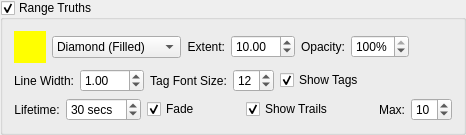
        <widget class="QGroupBox" name="rangeTruthsVisible_" >
         <property name="title" >
          <string>Range Truths</string>
         </property>
         <property name="checkable" >
          <bool>true</bool>
         </property>
         <property name="checked" >
          <bool>true</bool>
         </property>
         <layout class="QVBoxLayout" >
          <item>
           <layout class="QHBoxLayout" >
            <item>
             <widget class="SideCar::GUI::ColorButtonWidget" name="rangeTruthsColor_" >
              <property name="sizePolicy" >
               <sizepolicy vsizetype="Fixed" hsizetype="Fixed" >
                <horstretch>0</horstretch>
                <verstretch>0</verstretch>
               </sizepolicy>
              </property>
              <property name="minimumSize" >
               <size>
                <width>32</width>
                <height>32</height>
               </size>
              </property>
              <property name="maximumSize" >
               <size>
                <width>32</width>
                <height>32</height>
               </size>
              </property>
              <property name="palette" >
               <palette>
                <active>
                 <colorrole role="WindowText" >
                  <brush brushstyle="SolidPattern" >
                   <color alpha="255" >
                    <red>0</red>
                    <green>0</green>
                    <blue>0</blue>
                   </color>
                  </brush>
                 </colorrole>
                 <colorrole role="Button" >
                  <brush brushstyle="SolidPattern" >
                   <color alpha="255" >
                    <red>255</red>
                    <green>255</green>
                    <blue>0</blue>
                   </color>
                  </brush>
                 </colorrole>
                 <colorrole role="Light" >
                  <brush brushstyle="SolidPattern" >
                   <color alpha="255" >
                    <red>255</red>
                    <green>255</green>
                    <blue>127</blue>
                   </color>
                  </brush>
                 </colorrole>
                 <colorrole role="Midlight" >
                  <brush brushstyle="SolidPattern" >
                   <color alpha="255" >
                    <red>255</red>
                    <green>255</green>
                    <blue>63</blue>
                   </color>
                  </brush>
                 </colorrole>
                 <colorrole role="Dark" >
                  <brush brushstyle="SolidPattern" >
                   <color alpha="255" >
                    <red>127</red>
                    <green>127</green>
                    <blue>0</blue>
                   </color>
                  </brush>
                 </colorrole>
                 <colorrole role="Mid" >
                  <brush brushstyle="SolidPattern" >
                   <color alpha="255" >
                    <red>170</red>
                    <green>170</green>
                    <blue>0</blue>
                   </color>
                  </brush>
                 </colorrole>
                 <colorrole role="Text" >
                  <brush brushstyle="SolidPattern" >
                   <color alpha="255" >
                    <red>0</red>
                    <green>0</green>
                    <blue>0</blue>
                   </color>
                  </brush>
                 </colorrole>
                 <colorrole role="BrightText" >
                  <brush brushstyle="SolidPattern" >
                   <color alpha="255" >
                    <red>255</red>
                    <green>255</green>
                    <blue>255</blue>
                   </color>
                  </brush>
                 </colorrole>
                 <colorrole role="ButtonText" >
                  <brush brushstyle="SolidPattern" >
                   <color alpha="255" >
                    <red>0</red>
                    <green>0</green>
                    <blue>0</blue>
                   </color>
                  </brush>
                 </colorrole>
                 <colorrole role="Base" >
                  <brush brushstyle="SolidPattern" >
                   <color alpha="255" >
                    <red>255</red>
                    <green>255</green>
                    <blue>255</blue>
                   </color>
                  </brush>
                 </colorrole>
                 <colorrole role="Window" >
                  <brush brushstyle="SolidPattern" >
                   <color alpha="255" >
                    <red>255</red>
                    <green>255</green>
                    <blue>0</blue>
                   </color>
                  </brush>
                 </colorrole>
                 <colorrole role="Shadow" >
                  <brush brushstyle="SolidPattern" >
                   <color alpha="255" >
                    <red>0</red>
                    <green>0</green>
                    <blue>0</blue>
                   </color>
                  </brush>
                 </colorrole>
                 <colorrole role="AlternateBase" >
                  <brush brushstyle="SolidPattern" >
                   <color alpha="255" >
                    <red>255</red>
                    <green>255</green>
                    <blue>127</blue>
                   </color>
                  </brush>
                 </colorrole>
                </active>
                <inactive>
                 <colorrole role="WindowText" >
                  <brush brushstyle="SolidPattern" >
                   <color alpha="255" >
                    <red>0</red>
                    <green>0</green>
                    <blue>0</blue>
                   </color>
                  </brush>
                 </colorrole>
                 <colorrole role="Button" >
                  <brush brushstyle="SolidPattern" >
                   <color alpha="255" >
                    <red>255</red>
                    <green>255</green>
                    <blue>0</blue>
                   </color>
                  </brush>
                 </colorrole>
                 <colorrole role="Light" >
                  <brush brushstyle="SolidPattern" >
                   <color alpha="255" >
                    <red>255</red>
                    <green>255</green>
                    <blue>127</blue>
                   </color>
                  </brush>
                 </colorrole>
                 <colorrole role="Midlight" >
                  <brush brushstyle="SolidPattern" >
                   <color alpha="255" >
                    <red>255</red>
                    <green>255</green>
                    <blue>63</blue>
                   </color>
                  </brush>
                 </colorrole>
                 <colorrole role="Dark" >
                  <brush brushstyle="SolidPattern" >
                   <color alpha="255" >
                    <red>127</red>
                    <green>127</green>
                    <blue>0</blue>
                   </color>
                  </brush>
                 </colorrole>
                 <colorrole role="Mid" >
                  <brush brushstyle="SolidPattern" >
                   <color alpha="255" >
                    <red>170</red>
                    <green>170</green>
                    <blue>0</blue>
                   </color>
                  </brush>
                 </colorrole>
                 <colorrole role="Text" >
                  <brush brushstyle="SolidPattern" >
                   <color alpha="255" >
                    <red>0</red>
                    <green>0</green>
                    <blue>0</blue>
                   </color>
                  </brush>
                 </colorrole>
                 <colorrole role="BrightText" >
                  <brush brushstyle="SolidPattern" >
                   <color alpha="255" >
                    <red>255</red>
                    <green>255</green>
                    <blue>255</blue>
                   </color>
                  </brush>
                 </colorrole>
                 <colorrole role="ButtonText" >
                  <brush brushstyle="SolidPattern" >
                   <color alpha="255" >
                    <red>0</red>
                    <green>0</green>
                    <blue>0</blue>
                   </color>
                  </brush>
                 </colorrole>
                 <colorrole role="Base" >
                  <brush brushstyle="SolidPattern" >
                   <color alpha="255" >
                    <red>255</red>
                    <green>255</green>
                    <blue>255</blue>
                   </color>
                  </brush>
                 </colorrole>
                 <colorrole role="Window" >
                  <brush brushstyle="SolidPattern" >
                   <color alpha="255" >
                    <red>255</red>
                    <green>255</green>
                    <blue>0</blue>
                   </color>
                  </brush>
                 </colorrole>
                 <colorrole role="Shadow" >
                  <brush brushstyle="SolidPattern" >
                   <color alpha="255" >
                    <red>0</red>
                    <green>0</green>
                    <blue>0</blue>
                   </color>
                  </brush>
                 </colorrole>
                 <colorrole role="AlternateBase" >
                  <brush brushstyle="SolidPattern" >
                   <color alpha="255" >
                    <red>255</red>
                    <green>255</green>
                    <blue>127</blue>
                   </color>
                  </brush>
                 </colorrole>
                </inactive>
                <disabled>
                 <colorrole role="WindowText" >
                  <brush brushstyle="SolidPattern" >
                   <color alpha="255" >
                    <red>127</red>
                    <green>127</green>
                    <blue>0</blue>
                   </color>
                  </brush>
                 </colorrole>
                 <colorrole role="Button" >
                  <brush brushstyle="SolidPattern" >
                   <color alpha="255" >
                    <red>255</red>
                    <green>255</green>
                    <blue>0</blue>
                   </color>
                  </brush>
                 </colorrole>
                 <colorrole role="Light" >
                  <brush brushstyle="SolidPattern" >
                   <color alpha="255" >
                    <red>255</red>
                    <green>255</green>
                    <blue>127</blue>
                   </color>
                  </brush>
                 </colorrole>
                 <colorrole role="Midlight" >
                  <brush brushstyle="SolidPattern" >
                   <color alpha="255" >
                    <red>255</red>
                    <green>255</green>
                    <blue>63</blue>
                   </color>
                  </brush>
                 </colorrole>
                 <colorrole role="Dark" >
                  <brush brushstyle="SolidPattern" >
                   <color alpha="255" >
                    <red>127</red>
                    <green>127</green>
                    <blue>0</blue>
                   </color>
                  </brush>
                 </colorrole>
                 <colorrole role="Mid" >
                  <brush brushstyle="SolidPattern" >
                   <color alpha="255" >
                    <red>170</red>
                    <green>170</green>
                    <blue>0</blue>
                   </color>
                  </brush>
                 </colorrole>
                 <colorrole role="Text" >
                  <brush brushstyle="SolidPattern" >
                   <color alpha="255" >
                    <red>127</red>
                    <green>127</green>
                    <blue>0</blue>
                   </color>
                  </brush>
                 </colorrole>
                 <colorrole role="BrightText" >
                  <brush brushstyle="SolidPattern" >
                   <color alpha="255" >
                    <red>255</red>
                    <green>255</green>
                    <blue>255</blue>
                   </color>
                  </brush>
                 </colorrole>
                 <colorrole role="ButtonText" >
                  <brush brushstyle="SolidPattern" >
                   <color alpha="255" >
                    <red>127</red>
                    <green>127</green>
                    <blue>0</blue>
                   </color>
                  </brush>
                 </colorrole>
                 <colorrole role="Base" >
                  <brush brushstyle="SolidPattern" >
                   <color alpha="255" >
                    <red>255</red>
                    <green>255</green>
                    <blue>0</blue>
                   </color>
                  </brush>
                 </colorrole>
                 <colorrole role="Window" >
                  <brush brushstyle="SolidPattern" >
                   <color alpha="255" >
                    <red>255</red>
                    <green>255</green>
                    <blue>0</blue>
                   </color>
                  </brush>
                 </colorrole>
                 <colorrole role="Shadow" >
                  <brush brushstyle="SolidPattern" >
                   <color alpha="255" >
                    <red>0</red>
                    <green>0</green>
                    <blue>0</blue>
                   </color>
                  </brush>
                 </colorrole>
                 <colorrole role="AlternateBase" >
                  <brush brushstyle="SolidPattern" >
                   <color alpha="255" >
                    <red>255</red>
                    <green>255</green>
                    <blue>0</blue>
                   </color>
                  </brush>
                 </colorrole>
                </disabled>
               </palette>
              </property>
              <property name="autoFillBackground" >
               <bool>true</bool>
              </property>
              <property name="flat" >
               <bool>true</bool>
              </property>
             </widget>
            </item>
            <item>
             <widget class="SideCar::GUI::PlotSymbolWidget" name="rangeTruthsSymbolType_" >
              <property name="currentIndex" >
               <number>2</number>
              </property>
              <item>
               <property name="text" >
                <string>Cross</string>
               </property>
              </item>
              <item>
               <property name="text" >
                <string>Cross+Square</string>
               </property>
              </item>
              <item>
               <property name="text" >
                <string>Diamond (Filled)</string>
               </property>
              </item>
              <item>
               <property name="text" >
                <string>Diamond (Hollow)</string>
               </property>
              </item>
              <item>
               <property name="text" >
                <string>Plus</string>
               </property>
              </item>
              <item>
               <property name="text" >
                <string>Plus+Diamond</string>
               </property>
              </item>
              <item>
               <property name="text" >
                <string>Square (Filled)</string>
               </property>
              </item>
              <item>
               <property name="text" >
                <string>Sqaure (Hollow)</string>
               </property>
              </item>
              <item>
               <property name="text" >
                <string>Triangle (Filled)</string>
               </property>
              </item>
              <item>
               <property name="text" >
                <string>Triangle (Hollow)</string>
               </property>
              </item>
              <item>
               <property name="text" >
                <string>Dagger (Filled)</string>
               </property>
              </item>
              <item>
               <property name="text" >
                <string>Dagger (Hollow)</string>
               </property>
              </item>
             </widget>
            </item>
            <item>
             <widget class="QLabel" name="label_913" >
              <property name="text" >
               <string>Extent:</string>
              </property>
              <property name="alignment" >
               <set>Qt::AlignRight|Qt::AlignTrailing|Qt::AlignVCenter</set>
              </property>
             </widget>
            </item>
            <item>
             <widget class="QDoubleSpinBox" name="rangeTruthsExtent_" >
              <property name="keyboardTracking" >
               <bool>false</bool>
              </property>
              <property name="minimum" >
               <double>0.100000000000000</double>
              </property>
              <property name="maximum" >
               <double>100.000000000000000</double>
              </property>
              <property name="singleStep" >
               <double>0.100000000000000</double>
              </property>
              <property name="value" >
               <double>10.000000000000000</double>
              </property>
             </widget>
            </item>
            <item>
             <widget class="QLabel" name="label_51" >
              <property name="text" >
               <string>Opacity:</string>
              </property>
              <property name="alignment" >
               <set>Qt::AlignRight|Qt::AlignTrailing|Qt::AlignVCenter</set>
              </property>
             </widget>
            </item>
            <item>
             <widget class="QSpinBox" name="rangeTruthsOpacity_" >
              <property name="keyboardTracking" >
               <bool>false</bool>
              </property>
              <property name="suffix" >
               <string>%</string>
              </property>
              <property name="maximum" >
               <number>100</number>
              </property>
              <property name="value" >
               <number>100</number>
              </property>
             </widget>
            </item>
            <item>
             <spacer>
              <property name="orientation" >
               <enum>Qt::Horizontal</enum>
              </property>
              <property name="sizeHint" >
               <size>
                <width>40</width>
                <height>20</height>
               </size>
              </property>
             </spacer>
            </item>
           </layout>
          </item>
          <item>
           <layout class="QHBoxLayout" >
            <item>
             <widget class="QLabel" name="label_935" >
              <property name="text" >
               <string>Line Width:</string>
              </property>
              <property name="alignment" >
               <set>Qt::AlignRight|Qt::AlignTrailing|Qt::AlignVCenter</set>
              </property>
             </widget>
            </item>
            <item>
             <widget class="QDoubleSpinBox" name="rangeTruthsLineWidth_" >
              <property name="keyboardTracking" >
               <bool>false</bool>
              </property>
              <property name="minimum" >
               <double>0.100000000000000</double>
              </property>
              <property name="maximum" >
               <double>100.000000000000000</double>
              </property>
              <property name="singleStep" >
               <double>0.100000000000000</double>
              </property>
              <property name="value" >
               <double>1.000000000000000</double>
              </property>
             </widget>
            </item>
            <item>
             <widget class="QLabel" name="label_919" >
              <property name="text" >
               <string>Tag Font Size:</string>
              </property>
              <property name="alignment" >
               <set>Qt::AlignCenter</set>
              </property>
             </widget>
            </item>
            <item>
             <widget class="QSpinBox" name="rangeTruthsTagSize_" >
              <property name="toolTip" >
               <string>Degrees ahead of last azimuth report to begin dropping previous extraction reports.</string>
              </property>
              <property name="keyboardTracking" >
               <bool>false</bool>
              </property>
              <property name="suffix" >
               <string/>
              </property>
              <property name="minimum" >
               <number>8</number>
              </property>
              <property name="maximum" >
               <number>24</number>
              </property>
              <property name="singleStep" >
               <number>1</number>
              </property>
              <property name="value" >
               <number>12</number>
              </property>
             </widget>
            </item>
            <item>
             <widget class="QCheckBox" name="rangeTruthsShowTags_" >
              <property name="text" >
               <string>Show Tags</string>
              </property>
              <property name="checked" >
               <bool>true</bool>
              </property>
             </widget>
            </item>
            <item>
             <spacer>
              <property name="orientation" >
               <enum>Qt::Horizontal</enum>
              </property>
              <property name="sizeHint" >
               <size>
                <width>40</width>
                <height>20</height>
               </size>
              </property>
             </spacer>
            </item>
           </layout>
          </item>
          <item>
           <layout class="QHBoxLayout" >
            <item>
             <widget class="QLabel" name="label_918" >
              <property name="text" >
               <string>Lifetime:</string>
              </property>
              <property name="alignment" >
               <set>Qt::AlignCenter</set>
              </property>
             </widget>
            </item>
            <item>
             <widget class="QSpinBox" name="rangeTruthsLifeTime_" >
              <property name="toolTip" >
               <string>Degrees ahead of last azimuth report to begin dropping previous extraction reports.</string>
              </property>
              <property name="keyboardTracking" >
               <bool>false</bool>
              </property>
              <property name="suffix" >
               <string> secs</string>
              </property>
              <property name="minimum" >
               <number>10</number>
              </property>
              <property name="maximum" >
               <number>999</number>
              </property>
              <property name="singleStep" >
               <number>1</number>
              </property>
              <property name="value" >
               <number>30</number>
              </property>
             </widget>
            </item>
            <item>
             <widget class="QCheckBox" name="rangeTruthsFadeEnabled_" >
              <property name="text" >
               <string>Fade</string>
              </property>
              <property name="checked" >
               <bool>true</bool>
              </property>
             </widget>
            </item>
            <item>
             <spacer>
              <property name="orientation" >
               <enum>Qt::Horizontal</enum>
              </property>
              <property name="sizeHint" >
               <size>
                <width>40</width>
                <height>20</height>
               </size>
              </property>
             </spacer>
            </item>
            <item>
             <widget class="QCheckBox" name="rangeTruthsShowTrails_" >
              <property name="text" >
               <string>Show Trails</string>
              </property>
              <property name="checked" >
               <bool>true</bool>
              </property>
             </widget>
            </item>
            <item>
             <spacer name="horizontalSpacer" >
              <property name="orientation" >
               <enum>Qt::Horizontal</enum>
              </property>
              <property name="sizeHint" stdset="0" >
               <size>
                <width>40</width>
                <height>20</height>
               </size>
              </property>
             </spacer>
            </item>
            <item>
             <widget class="QLabel" name="label_914" >
              <property name="text" >
               <string>Max:</string>
              </property>
              <property name="alignment" >
               <set>Qt::AlignRight|Qt::AlignTrailing|Qt::AlignVCenter</set>
              </property>
             </widget>
            </item>
            <item>
             <widget class="QSpinBox" name="rangeTruthsMaxTrailLength_" >
              <property name="keyboardTracking" >
               <bool>false</bool>
              </property>
              <property name="minimum" >
               <number>1</number>
              </property>
              <property name="maximum" >
               <number>99</number>
              </property>
              <property name="singleStep" >
               <number>1</number>
              </property>
              <property name="value" >
               <number>10</number>
              </property>
             </widget>
            </item>
           </layout>
          </item>
         </layout>
        </widget>
